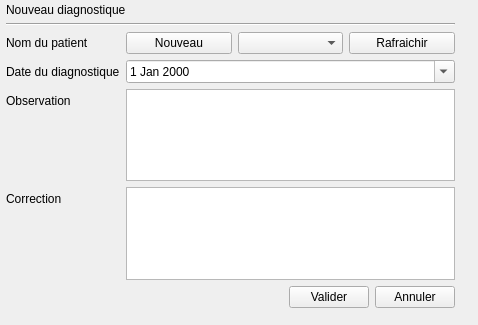
<?xml version="1.0" encoding="UTF-8"?>
<ui version="4.0">
 <class>UiAddDiagnos</class>
 <widget class="QWidget" name="UiAddDiagnos">
  <property name="geometry">
   <rect>
    <x>0</x>
    <y>0</y>
    <width>478</width>
    <height>325</height>
   </rect>
  </property>
  <property name="windowTitle">
   <string>Form</string>
  </property>
  <property name="styleSheet">
   <string notr="true"/>
  </property>
  <widget class="QWidget" name="layoutWidget">
   <property name="geometry">
    <rect>
     <x>0</x>
     <y>0</y>
     <width>461</width>
     <height>311</height>
    </rect>
   </property>
   <layout class="QVBoxLayout" name="layGen">
    <property name="leftMargin">
     <number>6</number>
    </property>
    <property name="topMargin">
     <number>3</number>
    </property>
    <property name="rightMargin">
     <number>6</number>
    </property>
    <property name="bottomMargin">
     <number>3</number>
    </property>
    <item>
     <widget class="QLabel" name="label">
      <property name="styleSheet">
       <string notr="true">font: 25 14pt &quot;Microsoft YaHei UI Light&quot;;</string>
      </property>
      <property name="text">
       <string>Nouveau diagnostique</string>
      </property>
     </widget>
    </item>
    <item>
     <widget class="Line" name="line">
      <property name="orientation">
       <enum>Qt::Horizontal</enum>
      </property>
     </widget>
    </item>
    <item>
     <layout class="QFormLayout" name="formLayout">
      <item row="0" column="0">
       <widget class="QLabel" name="label_2">
        <property name="text">
         <string>Nom du patient</string>
        </property>
       </widget>
      </item>
      <item row="1" column="0">
       <widget class="QLabel" name="label_3">
        <property name="text">
         <string>Date du diagnostique</string>
        </property>
       </widget>
      </item>
      <item row="1" column="1">
       <widget class="QDateEdit" name="date">
        <property name="calendarPopup">
         <bool>true</bool>
        </property>
       </widget>
      </item>
      <item row="0" column="1">
       <layout class="QHBoxLayout" name="horizontalLayout_2">
        <item>
         <widget class="QPushButton" name="btnAddPatient">
          <property name="text">
           <string>Nouveau</string>
          </property>
          <property name="icon">
           <iconset>
            <normaloff>img/Usual/New or add/add_file.png</normaloff>img/Usual/New or add/add_file.png</iconset>
          </property>
         </widget>
        </item>
        <item>
         <widget class="QComboBox" name="cmbNom"/>
        </item>
        <item>
         <widget class="QPushButton" name="btnRefreshCmb">
          <property name="text">
           <string>Rafraichir</string>
          </property>
          <property name="icon">
           <iconset>
            <normaloff>img/Usual/Refresh/recurring_appointment.png</normaloff>img/Usual/Refresh/recurring_appointment.png</iconset>
          </property>
         </widget>
        </item>
       </layout>
      </item>
      <item row="2" column="0">
       <widget class="QLabel" name="label_4">
        <property name="text">
         <string>Observation</string>
        </property>
       </widget>
      </item>
      <item row="3" column="0">
       <widget class="QLabel" name="label_5">
        <property name="text">
         <string>Correction</string>
        </property>
       </widget>
      </item>
      <item row="2" column="1">
       <widget class="QTextEdit" name="txtObsrvation"/>
      </item>
      <item row="3" column="1">
       <widget class="QTextEdit" name="txtCorrection"/>
      </item>
     </layout>
    </item>
    <item>
     <layout class="QHBoxLayout" name="horizontalLayout">
      <item>
       <spacer name="horizontalSpacer">
        <property name="orientation">
         <enum>Qt::Horizontal</enum>
        </property>
        <property name="sizeHint" stdset="0">
         <size>
          <width>40</width>
          <height>20</height>
         </size>
        </property>
       </spacer>
      </item>
      <item>
       <widget class="QPushButton" name="btnValider">
        <property name="text">
         <string>Valider</string>
        </property>
        <property name="icon">
         <iconset>
          <normaloff>img/Usual/Details/view_details.png</normaloff>img/Usual/Details/view_details.png</iconset>
        </property>
       </widget>
      </item>
      <item>
       <widget class="QPushButton" name="btnAuit">
        <property name="text">
         <string>Annuler</string>
        </property>
        <property name="icon">
         <iconset>
          <normaloff>img/Usual/Quit/close_window.png</normaloff>img/Usual/Quit/close_window.png</iconset>
        </property>
       </widget>
      </item>
     </layout>
    </item>
   </layout>
  </widget>
 </widget>
 <resources/>
 <connections>
  <connection>
   <sender>btnAuit</sender>
   <signal>clicked()</signal>
   <receiver>UiAddDiagnos</receiver>
   <slot>close()</slot>
   <hints>
    <hint type="sourcelabel">
     <x>319</x>
     <y>308</y>
    </hint>
    <hint type="destinationlabel">
     <x>353</x>
     <y>275</y>
    </hint>
   </hints>
  </connection>
 </connections>
</ui>
